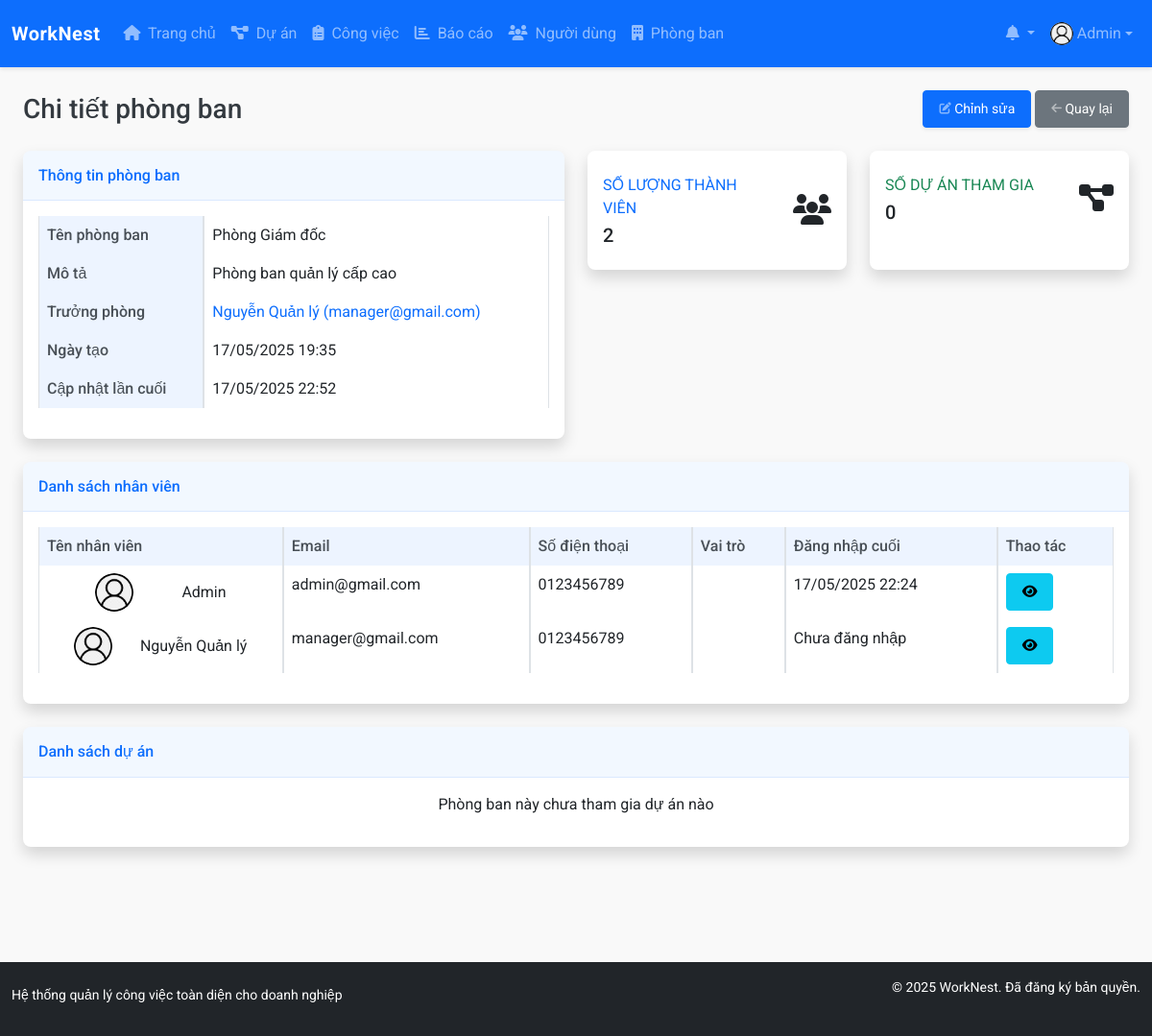
The app's page /modules/departments/view.php?id=1 (signed in) with its own data.
### tables this page shows
CREATE TABLE `users` (
  `id` int NOT NULL,
  `name` varchar(100) NOT NULL,
  `email` varchar(100) NOT NULL,
  `password` varchar(255) NOT NULL,
  `role` enum('admin','project_manager','department_manager','staff') NOT NULL DEFAULT 'staff',
  `department_id` int DEFAULT NULL,
  `phone` varchar(20) DEFAULT NULL,
  `avatar` varchar(255) DEFAULT 'assets/images/avatar-default.png',
  `created_at` datetime NOT NULL DEFAULT CURRENT_TIMESTAMP,
  `updated_at` datetime DEFAULT NULL ON UPDATE CURRENT_TIMESTAMP,
  `last_login` datetime DEFAULT NULL
);

CREATE TABLE `departments` (
  `id` int NOT NULL,
  `name` varchar(100) NOT NULL,
  `description` text,
  `manager_id` int DEFAULT NULL,
  `created_at` datetime NOT NULL DEFAULT CURRENT_TIMESTAMP,
  `updated_at` datetime DEFAULT NULL ON UPDATE CURRENT_TIMESTAMP
);

### modules/departments/view.php (the view, shortened to what the rows shown need)
<?php
require_once '../../config/config.php';
$department_id = (int)$_GET['id'];
$sql = "SELECT d.*, u.name as manager_name, u.email as manager_email
        FROM departments d
        LEFT JOIN users u ON d.manager_id = u.id
        WHERE d.id = $department_id";
$result = query($sql);
$department = fetch_array($result);
$staff_query = query("SELECT id, name, email, phone, role, avatar, last_login
                     FROM users
                     WHERE department_id = $department_id
                     ORDER BY name");
include_once '../../templates/header.php';
?>
<div class="container-fluid">
    <div class="d-sm-flex align-items-center justify-content-between mb-4">
        <h1 class="h3 mb-0 text-gray-800">Chi tiết phòng ban</h1>
    </div>
    <div class="row">
        <div class="col-lg-6">
            <div class="card shadow mb-4">
                <div class="card-body">
                    <table class="table table-bordered">
                        <tr>
                            <th>Tên phòng ban</th>
                            <td><?php echo $department['name']; ?></td>
                        </tr>
                        <tr>
                            <th>Mô tả</th>
                            <td><?php echo $department['description'] ?: 'Không có mô tả'; ?></td>
                        </tr>
                        <tr>
                            <th>Trưởng phòng</th>
                            <td>
                                <?php if (!empty($department['manager_name'])): ?>
                                    <a href="../users/view.php?id=<?php echo $department['manager_id']; ?>">
                                        <?php echo $department['manager_name']; ?> (<?php echo $department['manager_email']; ?>)
                                    </a>
                                <?php else: ?>
                                    <span class="text-muted">Chưa phân công</span>
                                <?php endif; ?>
                            </td>
                        </tr>
                        <tr>
                            <th>Ngày tạo</th>
                            <td><?php echo format_datetime($department['created_at']); ?></td>
                        </tr>
                        <tr>
                            <th>Cập nhật lần cuối</th>
                            <td>
                                <?php echo !empty($department['updated_at']) ? format_datetime($department['updated_at']) : 'Chưa cập nhật'; ?>
                            </td>
                        </tr>
                    </table>
                </div>
            </div>
        </div>
    </div>
    <div class="card shadow mb-4">
        <div class="card-body">
            <?php if (num_rows($staff_query) > 0): ?>
                <div class="table-responsive">
                    <table class="table table-bordered" width="100%" cellspacing="0">
                        <thead>
                            <tr>
                                <th>Tên nhân viên</th>
                                <th>Email</th>
                                <th>Số điện thoại</th>
                                <th>Vai trò</th>
                                <th>Đăng nhập cuối</th>
                                <th>Thao tác</th>
                            </tr>
                        </thead>
                        <tbody>
                            <?php while ($staff = fetch_array($staff_query)): ?>
                                <tr>
                                    <td>
                                        <div class="d-flex align-items-center justify-content-evenly">
                                            <img src="<?php echo BASE_URL . ($staff['avatar'] ?: 'assets/images/avatar-default.png'); ?>"
                                                 class="rounded-circle mr-2" width="40" height="40" alt="Avatar">
                                            <?php echo $staff['name']; ?>
                                        </div>
                                    </td>
                                    <td><?php echo $staff['email']; ?></td>
                                    <td><?php echo $staff['phone'] ?: 'Chưa cập nhật'; ?></td>
                                    <td>
                                    </td>
                                    <td><?php echo !empty($staff['last_login']) ? format_datetime($staff['last_login']) : 'Chưa đăng nhập'; ?></td>
                                    <td>
                                        <a href="../users/view.php?id=<?php echo $staff['id']; ?>" class="btn btn-info btn-sm">
                                            <i class="fas fa-eye"></i>
                                        </a>
                                    </td>
                                </tr>
                            <?php endwhile; ?>
                        </tbody>
                    </table>
                </div>
            <?php else: ?>
                <p class="text-center">Không có nhân viên nào trong phòng ban này</p>
            <?php endif; ?>
        </div>
    </div>
</div>
<?php
include_once '../../templates/footer.php';
?>

### templates/header.php (shortened to what the rows shown need)
<?php
require_once __DIR__ . '/../includes/functions.php';
?>
<!DOCTYPE html>
<html lang="vi">
<head>
    <link href="https://cdn.jsdelivr.net/npm/bootstrap@5.3.0-alpha1/dist/css/bootstrap.min.css" rel="stylesheet">
    <link rel="stylesheet" href="https://cdnjs.cloudflare.com/ajax/libs/font-awesome/6.4.0/css/all.min.css">
    <link rel="stylesheet" href="<?php echo BASE_URL; ?>assets/css/style.css">
</head>
<body>
    <?php if (is_logged_in()): ?>
        <nav class="navbar navbar-expand-lg navbar-dark bg-primary sticky-top">
            <div class="container-fluid">
                <a class="navbar-brand d-flex align-items-center justify-content-evenly" href="<?php echo BASE_URL; ?>">
                    <span class="fw-bold">WorkNest</span>
                </a>
                <div class="collapse navbar-collapse" id="navbarNav">
                    <ul class="navbar-nav me-auto">
                        <li class="nav-item">
                            <a class="nav-link" href="<?php echo BASE_URL; ?>">
                                <i class="fas fa-home me-1"></i> Trang chủ
                            </a>
                        </li>
                        <?php if (has_permission('project_manager') || has_permission('department_manager')): ?>
                            <li class="nav-item">
                                <a class="nav-link" href="<?php echo BASE_URL; ?>modules/projects/">
                                    <i class="fas fa-project-diagram me-1"></i> Dự án
                                </a>
                            </li>
                        <?php endif; ?>
                        <li class="nav-item">
                            <a class="nav-link" href="<?php echo BASE_URL; ?>modules/tasks/">
                                <i class="fas fa-clipboard-list me-1"></i> Công việc
                            </a>
                        </li>
                        <?php if (has_permission('project_manager') || has_permission('department_manager')): ?>
                            <li class="nav-item">
                                <a class="nav-link" href="<?php echo BASE_URL; ?>modules/reports/">
                                    <i class="fas fa-chart-bar me-1"></i> Báo cáo
                                </a>
                            </li>
                        <?php endif; ?>
                        <?php if (has_permission('admin')): ?>
                            <li class="nav-item">
                                <a class="nav-link" href="<?php echo BASE_URL; ?>modules/users/">
                                    <i class="fas fa-users me-1"></i> Người dùng
                                </a>
                            </li>
                            <li class="nav-item">
                                <a class="nav-link" href="<?php echo BASE_URL; ?>modules/departments/">
                                    <i class="fas fa-building me-1"></i> Phòng ban
                                </a>
                            </li>
                        <?php endif; ?>
                    </ul>
                    <ul class="navbar-nav">
                        <li class="nav-item dropdown">
                            <a class="nav-link dropdown-toggle position-relative" href="#" id="notificationsDropdown"
                                role="button" data-bs-toggle="dropdown" aria-expanded="false">
                                <i class="fas fa-bell"></i>
                            </a>
                        </li>
                        <li class="nav-item dropdown">
                            <a class="nav-link dropdown-toggle d-flex align-items-center justify-content-evenly" href="#" id="userDropdown"
                                role="button" data-bs-toggle="dropdown" aria-expanded="false">
                                <?php
                                $current_user_id = $_SESSION['user_id'];
                                $user_sql = "SELECT * FROM users WHERE id = $current_user_id";
                                $user_result = query($user_sql);
                                $user_data = fetch_array($user_result);
                                ?>
                                <img src="<?php echo BASE_URL . $user_data['avatar']; ?>" class="rounded-circle me-1"
                                    alt="Avatar" style="width: 24px; height: 24px; object-fit: cover;">
                                <span class="d-none d-lg-inline-block"><?php echo $user_data['name']; ?></span>
                            </a>
                        </li>
                    </ul>
                </div>
            </div>
        </nav>
    <?php endif; ?>
    <div class="container-fluid mt-4 pb-5">

### records on screen
users: avatar (placeholder picture), name "Admin", email "admin@gmail.com", phone "0123456789", last_login "17/05/2025 22:24"
departments: name "Phòng Giám đốc", description "Phòng ban quản lý cấp cao", manager.name "Nguyễn Quản lý", manager.email "manager@gmail.com", created_at "17/05/2025 19:35", updated_at "17/05/2025 22:52"
users: avatar (placeholder picture), name "Nguyễn Quản lý", email "manager@gmail.com", phone "0123456789", shows "Chưa đăng nhập"

### other values on screen
num_rows($staff_query) "2"
num_rows($project_query) "0"
